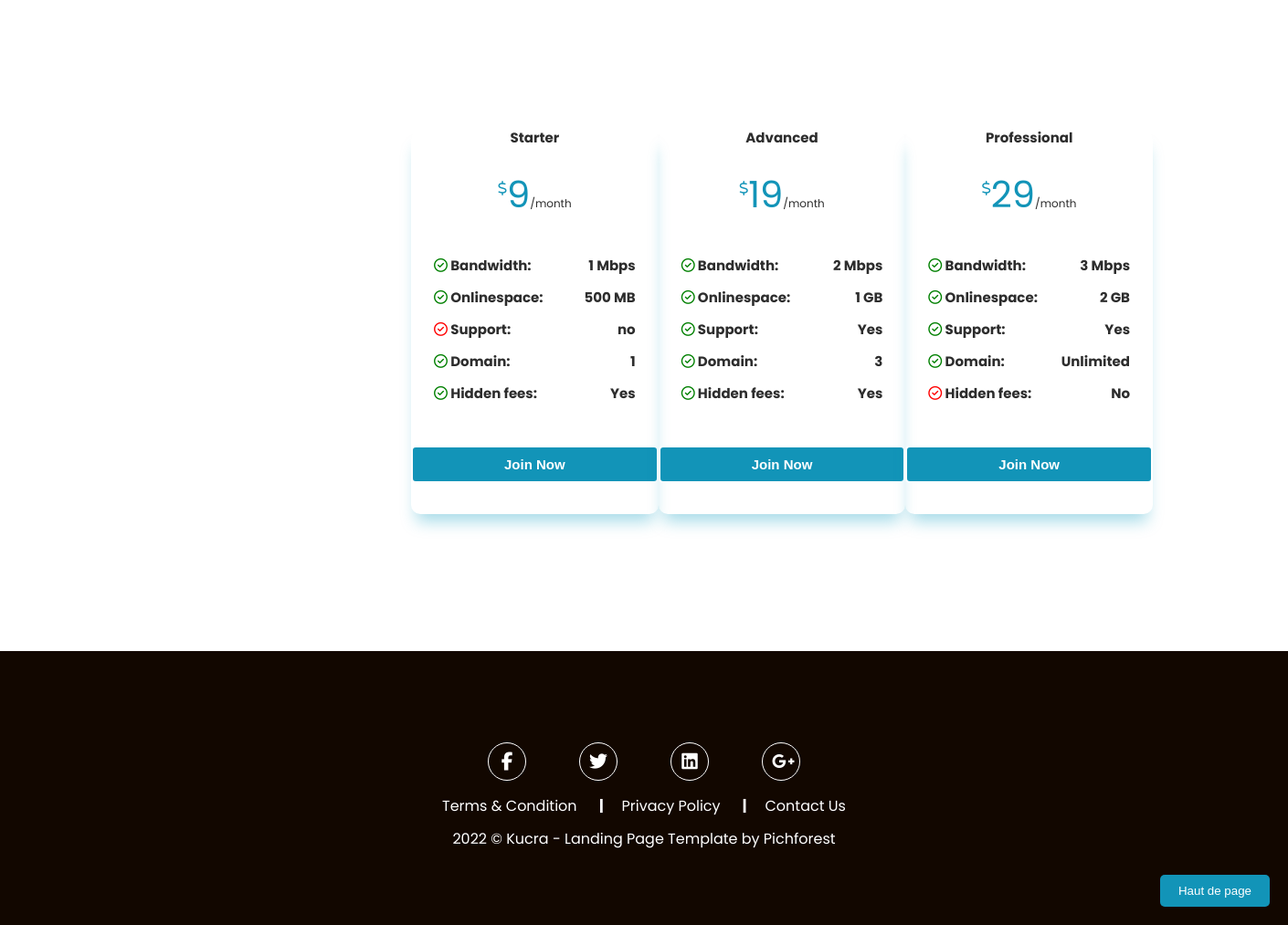
Before: / (lower part) with the older database file.
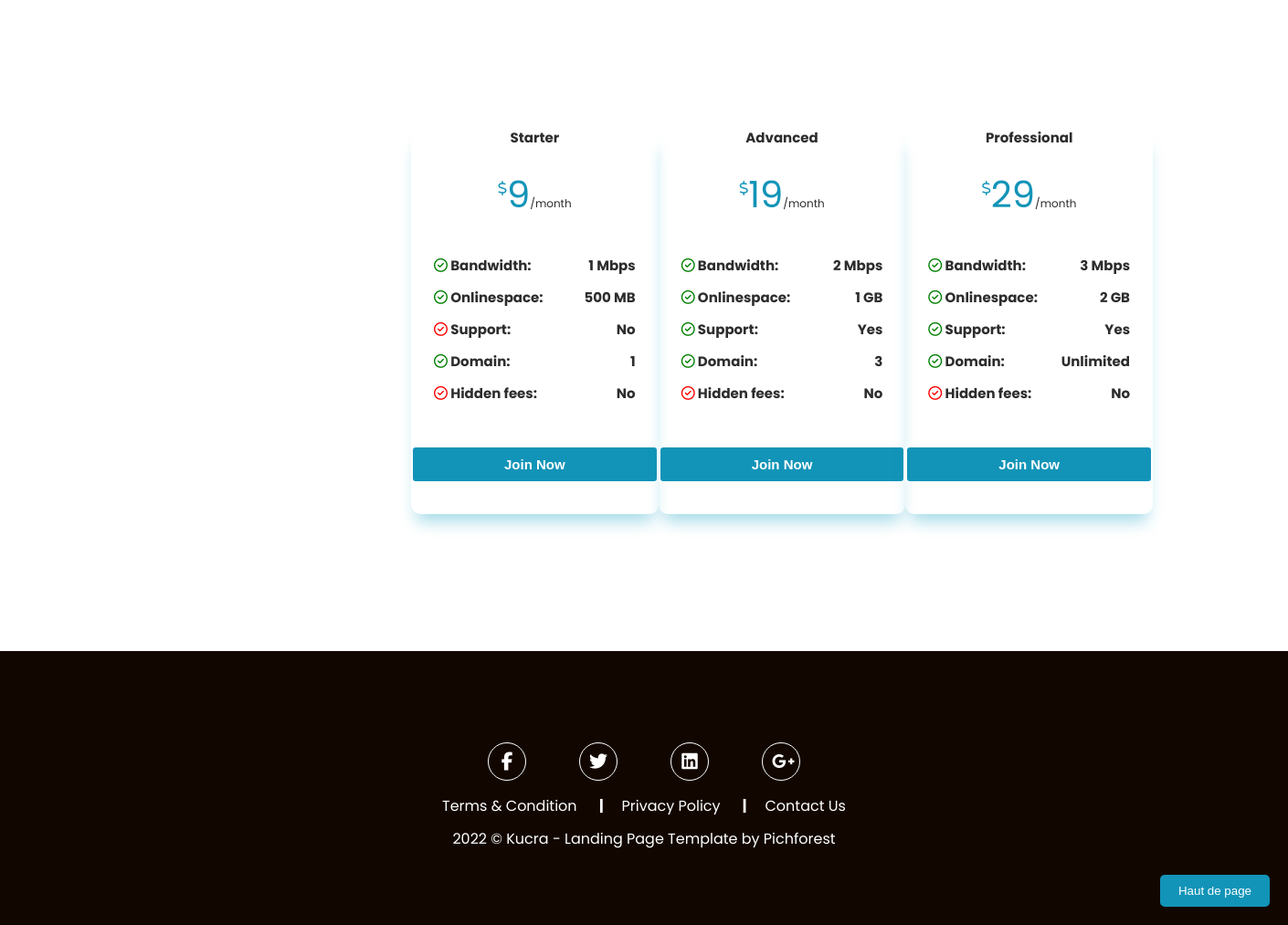
After: the same page with the newer database file.
### tables this page shows
CREATE TABLE IF NOT EXISTS `pricing` (
  `id` int NOT NULL AUTO_INCREMENT,
  `name` varchar(50) NOT NULL,
  `price` int NOT NULL DEFAULT '0',
  `bandwidth` int NOT NULL DEFAULT '0',
  `onlinespace` int NOT NULL DEFAULT '0',
  `support` varchar(255) NOT NULL,
  `domain` varchar(255) NOT NULL,
  `fees` varchar(50) DEFAULT NULL,
  `sale` varchar(50) DEFAULT NULL,
  PRIMARY KEY (`id`)
);

### db-functions.php (called while the page is built, shortened)
<?php
function dbFunction()
{
    try {
        $db = new PDO(
            'mysql:host=localhost;dbname=landingpage;charset=utf8',
            'root',
            '',
            [
                \PDO::ATTR_ERRMODE => \PDO::ERRMODE_EXCEPTION,
                \PDO::ATTR_DEFAULT_FETCH_MODE => \PDO::FETCH_ASSOC,
                \PDO::MYSQL_ATTR_INIT_COMMAND => 'set NAMES utf8'
            ]
        );
        return $db;
    } catch (Exception $e) {
        die('Erreur : ' . $e->getMessage());
    }
}
function findAll()
{
    $db = dbFunction();
    $sqlRequest = 'SELECT * FROM pricing';
    $storeStatement = $db->prepare($sqlRequest);
    $storeStatement->execute();
    $store = $storeStatement->fetchAll();
    return $store;
}

### index.php (the view, shortened to what this page needs)
<!DOCTYPE html>
<html lang="fr">
<head>
    <link rel="stylesheet" href="style.css">
</head>
<body>
    <section id="about" class="pricing">
        <div class="card-container">
            <?php
            require_once('db-functions.php');
            $store = findAll();
            foreach ($store as $product) {
            ?>
            <div class="card">
                <h3><?= ucFirst($product['name']); ?></h3>
                <div class="flex-dollars">
                    <i class="fa-regular fa-dollar-sign" style="margin-top: 20px;"></i>
                    <p><span><?= ucFirst($product['price']); ?></span>/month</p>
                </div>
                <div class="flex-capacity">
                <div class="flex">
            <h3><i class="fa-regular fa-circle-check green"></i> Bandwidth: </h3>
            <h3><?= ucFirst($product['bandwidth']); ?> Mbps</h3>
                </div>
                <div class="flex">
            <h3><i class="fa-regular fa-circle-check green"></i> Onlinespace: </h3>
            <h3>
                <?php
                if ($product['onlinespace'] == 500) {
                echo ucFirst($product['onlinespace']) . " MB";
                } else {
                echo ucFirst($product['onlinespace']) . " GB";
                }
                ?>
            </h3>
                </div>
                    <div class="flex">
                    <h3 class='offer-details-item'>
                            <?php
                            if ($product['support']=='yes'){
                                echo'<i class="fa-regular fa-circle-check green"></i>';
                            }else {
                                echo'<i class="fa-regular fa-circle-check red"></i>';
                                }?> Support:
                    </h3>
                        <h3><?= ucFirst($product['support']); ?></h3>
                    </div>
                    <div class="flex">
                        <h3><i class="fa-regular fa-circle-check green"> </i> Domain:
                    </h3>
                        <h3><?= ucFirst($product['domain']); ?></h3>
                    </div>
                    <div class="flex">
                    <h3 class='offer-details-item'>
                            <?php
                            if ($product['fees']=='yes'){
                                echo'<i class="fa-regular fa-circle-check green"></i>';
                            } else{
                                echo'<i class="fa-regular fa-circle-check red"></i>';
                                }?> Hidden fees:
                    </h3>
                        <h3><?= ucFirst($product['fees']); ?></h3>
                    </div>
                </div>
                <div class="price-button2">
                <a href="admin.php" target="_blank"><input type="button" value="Join Now"></input></a>
                </div>
            </div>
            <?php } ?>
        </div>
    </section>
    <footer id="contact">
        <div class="footer" style="background-color: rgb(18, 7, 0);">
            <div class="footer-icon">
                <div><a href="" target="_blank"><i class="fa-brands fa-facebook-f"></i></a></div>
                <div><a href="" target="_blank"><i class="fa-brands fa-twitter"></i></a></div>
                <div><a href="" target="_blank"><i class="fa-brands fa-linkedin"></i></a></div>
                <div><a href="" target="_blank"><i class="fa-brands fa-google-plus-g"></i></a></div>
            </div>
            <div class="footer-text">
                <div><a href="" target="_blank">
                        <p>Terms & Condition <strong class="barre">|</strong></p>
                    </a></div>
                <div><a href="" target="_blank">
                        <p>Privacy Policy <strong class=" barre">|</strong></p>
                    </a></div>
                <div><a href="" target="_blank">
                        <p>Contact Us</p>
                    </a></div>
            </div>
            <div class="footer-copyright">
                <button id="scrollTop">Haut de page</button>
                <p>2022 © Kucra - Landing Page Template by Pichforest</p>
            </div>
        </div>
    </footer>
</body>
</html>

### style.css (style rules this page uses)
html, body, div, span, applet, object, iframe, h1, h2, h3, h4, h5, h6, p, blockquote, pre, a, abbr, acronym, address, big, cite, code, del, dfn, em, img, ins, kbd, q, s, samp, small, strike, strong, sub, sup, tt, var, b, u, i, center, dl, dt, dd, ol, ul, li, fieldset, form, label, legend, table, caption, tbody, tfoot, thead, tr, th, td, article, aside, canvas, details, embed, figure, figcaption, footer, header, hgroup, menu, nav, output, ruby, section, summary, time, mark, audio, video { margin: 0; padding: 0; border: 0; font-family: 'Poppins', sans-serif; }
body { line-height: 1; }
.fa-facebook-f { width: 15px; }
.card-container { display: flex; justify-content: space-around; color: rgb(45, 45, 45); margin: 0 450px; }
.card-container h3 { color: rgb(45, 45, 45); }
.card-container p { padding-top: 15px; color: rgba(49, 49, 49, 0.487); }
.card { width: 300px; height: 420px; border-radius: 10px; -webkit-box-shadow: 0px 14px 17px -6px rgba(8,155,190,0.36); box-shadow: 0px 14px 17px -6px rgba(8,155,190,0.36); text-align: center; }
.card h3 { margin-bottom: 20px; font-size: 15px; }
.card p { font-size: 12px; color: rgb(45, 45, 45); }
.flex { display: flex; justify-content: space-between; margin-bottom: 20px; margin: 0 15px; }
.flex-dollars { display: flex; margin-bottom: 20px; justify-content: center; }
.flex-capacity { padding-top: 20px; }
.flex-capacity h3 { margin: 10px; }
.green { color: green; }
.red { color: red; }
.fa-dollar-sign { color: #1294b8; }
span { color: #1294b8; font-size: 40px; }
.price-button2 input { display: flex; outline: none; border: 2px solid white; border-radius: 5px; color: white; padding: 10px 100px; margin: 40px auto; font-weight: 600; font-size: 15px; background-color: #1294b8; }
.price-button2 a { text-decoration: none; }
.footer { height: 300px; margin-top: 150px; }
.footer-icon { color: white; font-size: 20px; display: flex; justify-content: space-around; width: 400px; margin: 0 auto; padding-top: 100px; }
.footer-icon i { border: 1px solid white; border-radius: 100%; padding: 10px 10px; width: 20px; height: 20px; text-align: center; }
.footer-text { color: white; display: flex; width: 500px; margin: 0 auto; margin-top: 20px; justify-content: center; }
.barre { margin: 0 20px; }
.footer-copyright { color: white; display: flex; width: 500px; margin: 0 auto; margin-top: 20px; justify-content: center; }
.footer a { text-decoration: none; color: white; }
#scrollTop { position: fixed; bottom: 20px; right: 20px; background-color: rgba(18,148,184,1); border-radius: 5px; color: white; padding: 10px 20px; border: none; cursor: pointer; }

Changed rows visible on the page:
changed pricing "Starter": support "no" → "No"; fees "Yes" → "No"
changed pricing "Advanced": fees "Yes" → "No"
